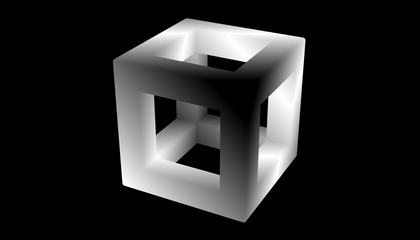
%> input picture cubic.png, 420 x 240 px, shrunk from 840 x 480 before the run
$ octave autosteregram.m   (GNU Octave 9; MATLAB toolbox functions it lacks are replaced by stand-ins)
%> lines starting %> are read from the running program, lines starting %| are printed output that depends on the picture
depth = imread('cubic.png');
%> depth is the input picture: size 240x420x3 uint8; min 0, max 255, mean 38.8
depth = int32(rgb2gray(depth));
%> depth: size 240x420 int32
[h, w] = size(depth);
%> h = 240; w = 420
pattern_count = 8
whitenoise_1 = abs(wgn(h, floor(w/pattern_count), 0));
whitenoise_2 = abs(wgn(h, floor(w/pattern_count), 0));
whitenoise_3 = abs(wgn(h, floor(w/pattern_count), 0));
whitenoise = cat(3, whitenoise_1, whitenoise_2,whitenoise_3);
new_im = zeros(h, w, 3);
for i = 1:h
    for j = 1:w
        offset_j = floor(j  + depth(i,j)/pattern_count);
        if j < w/pattern_count
           new_im(i, j, : ) = whitenoise(i,j, :) ;
        else
           new_im(i,j,:)=new_im(i, j - ceil(w/pattern_count) + floor(depth(i,j) / pattern_count)+ 1,:);
           %new_im(i,j,:)=new_im(i, mod((j + floor(depth(i,j) / 8)), round(w/8)) + 1,:);
        end
    end
end
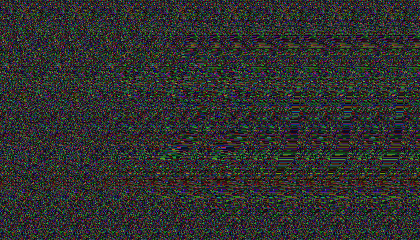
%> new_im: size 240x420x3 double; mean R, G, B 0.794, 0.808, 0.788; drawn with min black and max white
imshow(new_im)
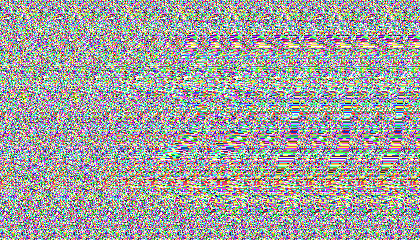
%> displayed picture: size 240x420x3, on the screen's scale of 0 to 255; mean R, G, B 160.5, 161.2, 160.2
imwrite(new_im, 'm_cubic.png')

$ run again, with cube.png copied over cubic.png
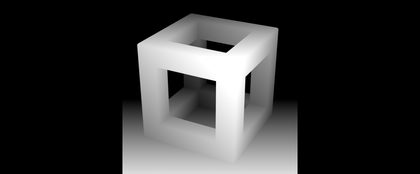
%> input picture cube.png, 420 x 174 px, shrunk from 1029 x 426 before the run
%> depth is the input picture: size 174x420x3 uint8; min 0, max 255, mean 50.6
%> depth: size 174x420 int32
%> after the loop `for i = 1:h`:
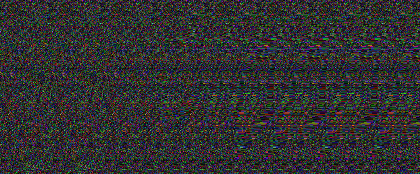
%> new_im: size 174x420x3 double; mean R, G, B 0.802, 0.796, 0.812; drawn with min black and max white
%> `imshow(new_im)`:
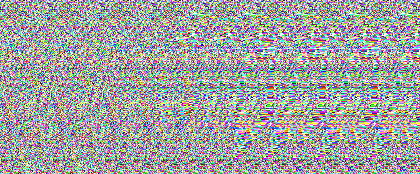
%> displayed picture: size 174x420x3, on the screen's scale of 0 to 255; mean R, G, B 161, 161.4, 161.7
